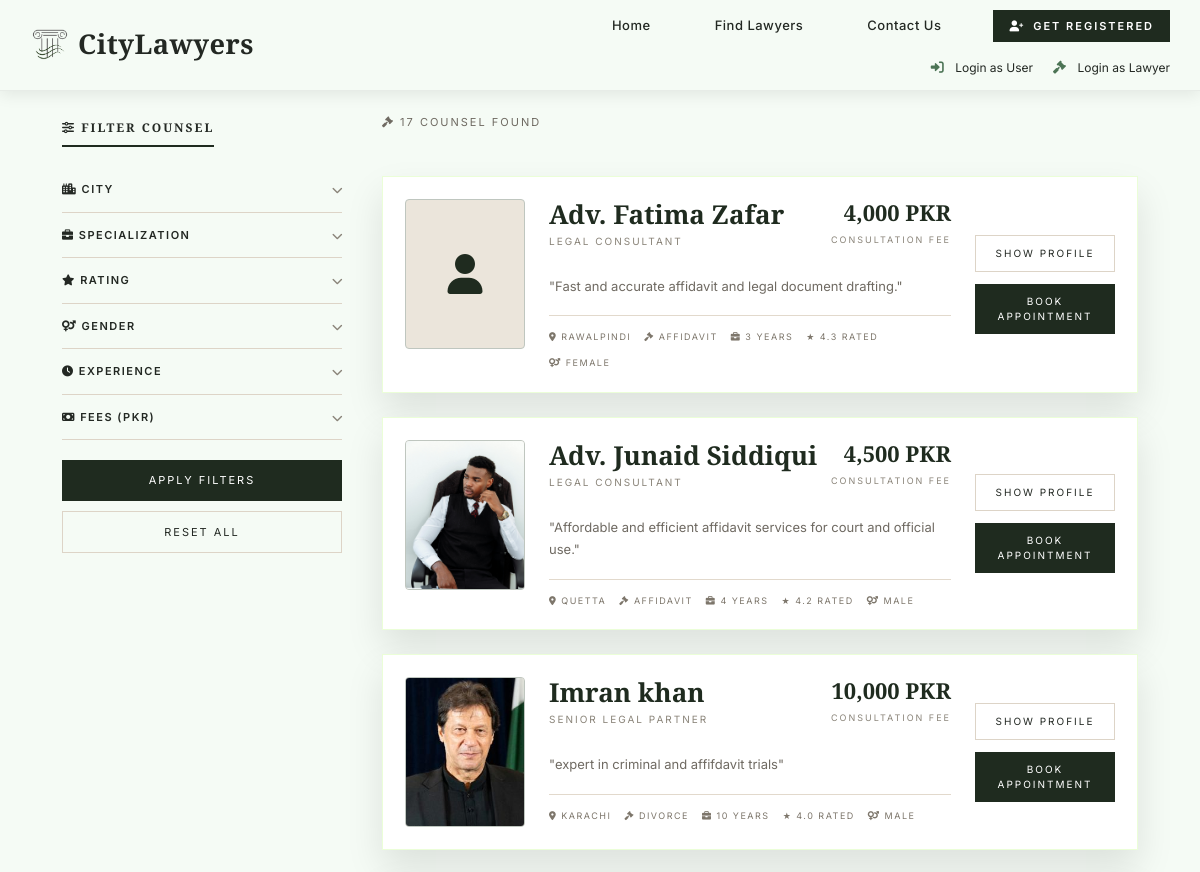
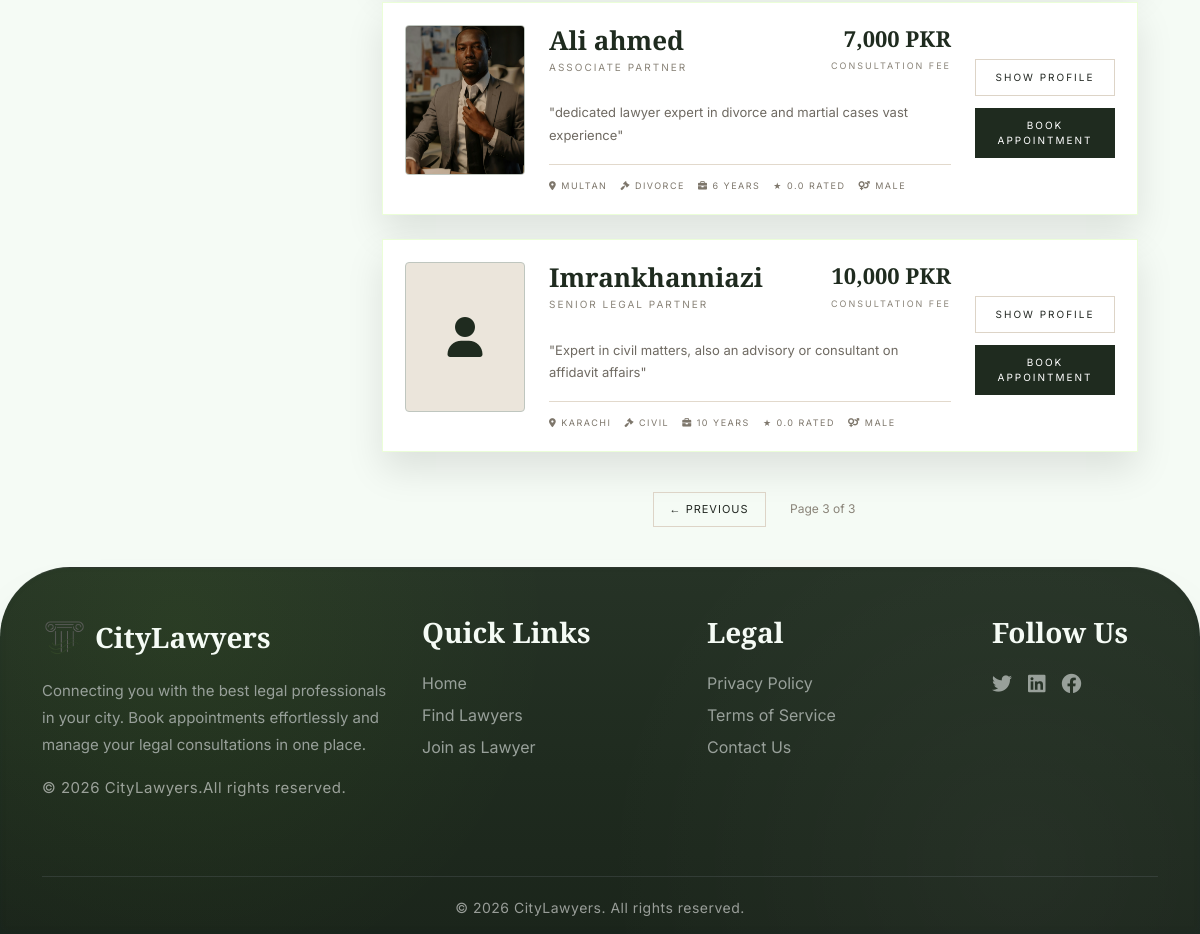
Before: /customer/search.php?page=3& with the older database file (2 pictures, top to bottom).
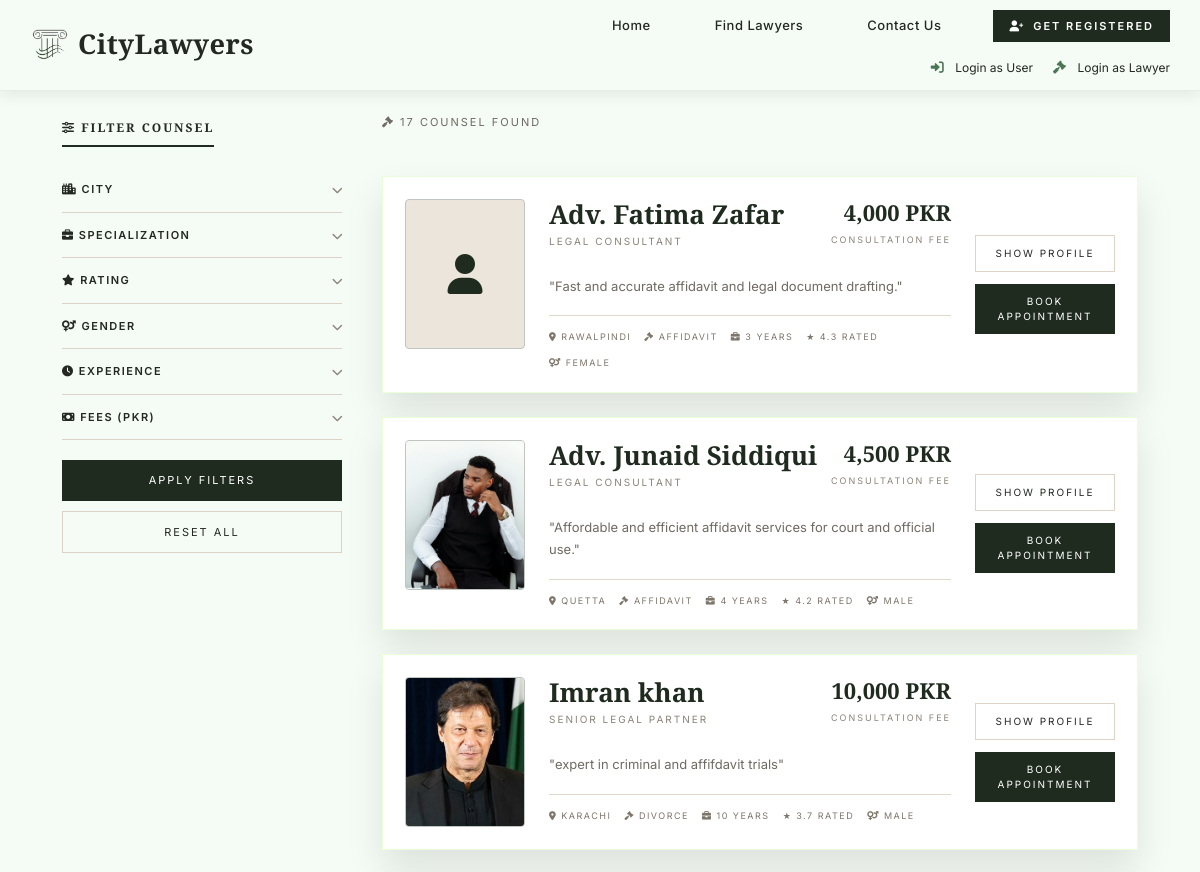
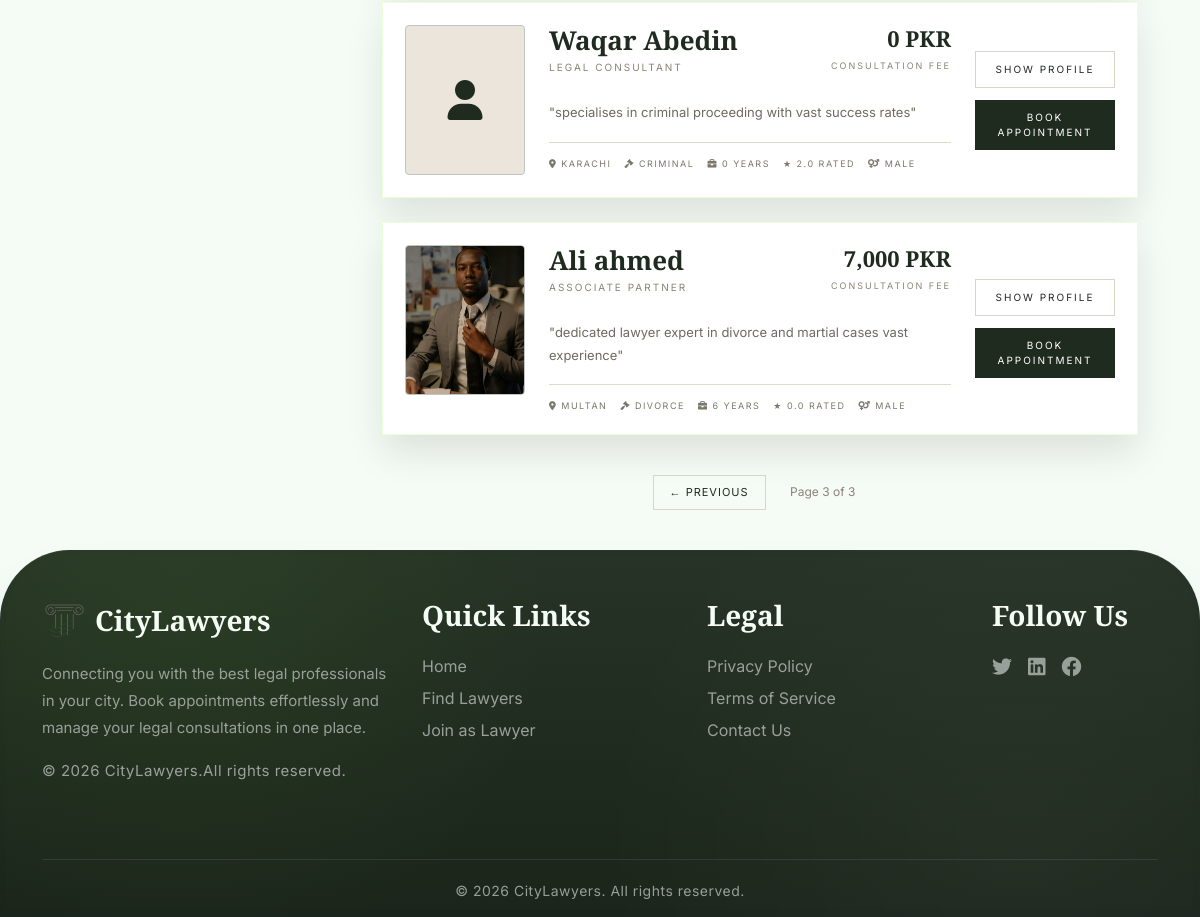
After: the same page with the newer database file (2 pictures, top to bottom).
### tables this page shows
CREATE TABLE `lawyers` (
  `id` int(11) NOT NULL,
  `name` varchar(100) NOT NULL,
  `email` varchar(100) NOT NULL,
  `password` varchar(255) NOT NULL,
  `phone` varchar(20) DEFAULT NULL,
  `address` text DEFAULT NULL,
  `city` varchar(50) DEFAULT NULL,
  `specialization` varchar(50) DEFAULT NULL,
  `gender` enum('male','female','other') DEFAULT 'male',
  `experience` int(3) DEFAULT NULL,
  `fees` decimal(10,2) DEFAULT NULL,
  `profile_pic` varchar(255) DEFAULT NULL,
  `bio` text DEFAULT NULL,
  `avg_rating` decimal(2,1) DEFAULT 0.0,
  `status` enum('pending','approved','rejected') DEFAULT 'pending',
  `created_at` timestamp NOT NULL DEFAULT current_timestamp(),
  `is_featured` tinyint(1) DEFAULT 0,
  `core_specialization` text DEFAULT NULL,
  `academic_credentials` text DEFAULT NULL
);

### customer/search.php (the view, shortened to what this page needs)
<?php
require_once '../includes/config.php';
$where = "status = 'approved'";
$page = isset($_GET['page']) ? (int)$_GET['page'] : 1;
$limit = 6;
$offset = ($page - 1) * $limit;
$countSql = "SELECT COUNT(*) as total FROM lawyers WHERE $where";
$countStmt = $conn->prepare($countSql);
$countStmt->execute();
$total_rows = $countStmt->fetch(PDO::FETCH_ASSOC)['total'];
$total_pages = ceil($total_rows / $limit);
$sql = "SELECT * FROM lawyers WHERE $where ORDER BY avg_rating DESC LIMIT $limit OFFSET $offset";
$stmt = $conn->prepare($sql);
$stmt->execute();
$lawyers = $stmt->fetchAll(PDO::FETCH_ASSOC);
include '../includes/header.php';
?>
<link rel="stylesheet" href="<?php echo BASE_URL; ?>assets/css/search.css">
<div class="search-container">
    <div class="search-sidebar">
        <div class="filter-card">
            <div class="card-header">
                <h5><i class="fas fa-sliders-h"></i> Filter Counsel</h5>
            </div>
            <div class="card-body">
                <form method="GET" action="" id="filterForm">
                    <div class="filter-section">
                        <div class="filter-header" data-filter="city">
                            <strong><i class="fas fa-city"></i> City</strong>
                            <i class="fas fa-chevron-down arrow"></i>
                        </div>
                    </div>
                    <div class="filter-section">
                        <div class="filter-header" data-filter="spec">
                            <strong><i class="fas fa-briefcase"></i> Specialization</strong>
                            <i class="fas fa-chevron-down arrow"></i>
                        </div>
                    </div>
                    <div class="filter-section">
                        <div class="filter-header" data-filter="rating">
                            <strong><i class="fas fa-star"></i> Rating</strong>
                            <i class="fas fa-chevron-down arrow"></i>
                        </div>
                    </div>
                    <div class="filter-section">
                        <div class="filter-header" data-filter="gender">
                            <strong><i class="fas fa-venus-mars"></i> Gender</strong>
                            <i class="fas fa-chevron-down arrow"></i>
                        </div>
                    </div>
                    <div class="filter-section">
                        <div class="filter-header" data-filter="exp">
                            <strong><i class="fas fa-clock"></i> Experience</strong>
                            <i class="fas fa-chevron-down arrow"></i>
                        </div>
                    </div>
                    <div class="filter-section">
                        <div class="filter-header" data-filter="fees">
                            <strong><i class="fas fa-money-bill"></i> Fees (PKR)</strong>
                            <i class="fas fa-chevron-down arrow"></i>
                        </div>
                    </div>
                    <div class="sidenav-btn">
                        <button type="submit" class="filter-btn">Apply Filters</button>
                        <a href="search.php" class="reset-btn">Reset All</a>
                    </div>
                </form>
            </div>
        </div>
    </div>
    <div class="search-results">
        <div class="results-header">
            <div class="results-count">
                <i class="fas fa-gavel"></i> <?php echo $total_rows; ?> Counsel Found
            </div>
        </div>
        <?php if (count($lawyers) > 0): ?>
            <?php foreach ($lawyers as $row): ?>
                <div class="lawyer-card">
                    <div class="lawyer-card-inner">
                        <div>
                            <div class="lawyer-img-wrapper">
                                <?php if (!empty($row['profile_pic']) && file_exists("../uploads/lawyers/" . $row['profile_pic'])): ?>
                                    <img src="<?php echo BASE_URL; ?>uploads/lawyers/<?php echo $row['profile_pic']; ?>" class="lawyer-img">
                                <?php else: ?>
                                    <div class="lawyer-img-placeholder">
                                        <i class="fas fa-user"></i>
                                    </div>
                                <?php endif; ?>
                            </div>
                        </div>
                        <div class="lawyer-content">
                            <div class="lawyer-top">
                                <div>
                                    <h3 class="lawyer-name"><?php echo htmlspecialchars($row['name']); ?></h3>
                                    <p class="lawyer-role">
                                        <?php
                                        if ($row['experience'] >= 10) {
                                            echo "SENIOR LEGAL PARTNER";
                                        } elseif ($row['experience'] >= 5) {
                                            echo "ASSOCIATE PARTNER";
                                        } else {
                                            echo "LEGAL CONSULTANT";
                                        }
                                        ?>
                                    </p>
                                </div>
                                <div class="lawyer-fee">
                                    <h5><?php echo number_format($row['fees']); ?> PKR</h5>
                                    <span>Consultation Fee</span>
                                </div>
                            </div>
                            <p class="lawyer-bio">
                                "<?php echo $row['bio'] ? htmlspecialchars(substr($row['bio'], 0, 140)) : 'Experienced legal professional dedicated to providing trusted legal counsel.'; ?>"
                            </p>
                            <div class="lawyer-meta">
                                <span><i class="fas fa-location-dot"></i> <?php echo htmlspecialchars($row['city']); ?></span>
                                <span><i class="fas fa-gavel"></i> <?php echo htmlspecialchars($row['specialization']); ?></span>
                                <span><i class="fas fa-briefcase"></i> <?php echo $row['experience']; ?> Years</span>
                                <span>★ <?php echo $row['avg_rating'] ?: 'New'; ?> Rated</span>
                                <span><i class="fas fa-venus-mars"></i> <?php echo ucfirst($row['gender']); ?></span>
                            </div>
                        </div>
                        <div class="lawyer-actions">
                            <a href="lawyer-profile.php?id=<?php echo $row['id']; ?>" class="details-btn">Show Profile</a>
                            <a href="book-appointment.php?id=<?php echo $row['id']; ?>" class="book-btn">Book appointment</a>
                        </div>
                    </div>
                </div>
            <?php endforeach; ?>
            <?php if ($total_pages > 1): ?>
            <div class="pagination-wrap">
                <?php if ($page > 1): ?>
                    <a href="?page=<?php echo $page-1; ?>&<?php echo http_build_query(array_diff_key($_GET, ['page' => 0])); ?>" class="page-link">← Previous</a>
                <?php endif; ?>
                <span class="mx-3" style="font-size: 12px; color: #8a8479;">Page <?php echo $page; ?> of <?php echo $total_pages; ?></span>
            </div>
            <?php endif; ?>
        <?php else: ?>
            <p class="text-muted text-center" style="padding: 60px 0;">No lawyers found matching your criteria.</p>
        <?php endif; ?>
    </div>
</div>
<?php include '../includes/footer.php'; ?>

### includes/header.php (shortened to what this page needs)
<!DOCTYPE html>
<html lang="en">
<head>
    <link href="https://cdn.jsdelivr.net/npm/bootstrap@5.3.0-alpha1/dist/css/bootstrap.min.css" rel="stylesheet">
    <link rel="stylesheet" href="https://cdnjs.cloudflare.com/ajax/libs/font-awesome/6.0.0/css/all.min.css">
    <link rel="stylesheet" href="<?php echo BASE_URL; ?>assets/css/global.css">
    <link rel="stylesheet" href="<?php echo BASE_URL; ?>assets/css/forms.css">
    <?php if (isset($footer_css) && $footer_css === 'dashboard'): ?>
        <link rel="stylesheet" href="<?php echo BASE_URL; ?>assets/css/dashboard-footer.css">
    <?php else: ?>
        <link rel="stylesheet" href="<?php echo BASE_URL; ?>assets/css/footer.css">
    <?php endif; ?>
</head>
<body>
<?php
$user_type      = null;
?>
<div class="top-navbar">
    <nav class="navbar navbar-expand-lg py-2">
        <div class="container-fluid navbar-container">
            <a class="navbar-brand luxury-logo d-flex align-items-center" href="<?php echo BASE_URL; ?>">
                <img src="<?php echo BASE_URL; ?>assets/images/citylawyers_logo.png" alt="Logo" class="site-logo">
                <div class="logo-text-wrapper">
                    <span class="logo-title"><?php echo SITE_NAME; ?></span>
                </div>
            </a>
            <?php if (!$user_type): ?>
                <div class="d-none d-lg-flex flex-column align-items-end">
                    <ul class="navbar-nav">
                        <li class="nav-item">
                            <a class="nav-link right-to-left" href="<?php echo BASE_URL; ?>">Home</a>
                        </li>
                        <li class="nav-item">
                            <a class="nav-link right-to-left" href="<?php echo BASE_URL; ?>customer/search.php">Find Lawyers</a>
                        </li>
                        <li class="nav-item">
                            <a class="nav-link right-to-left" href="<?php echo BASE_URL; ?>contact.php">Contact Us</a>
                        </li>
                        <li class="nav-item">
                            <a class="nav-link btn btn-success text-white px-3 rounded-0" href="<?php echo BASE_URL; ?>register.php">
                                <i class="fas fa-user-plus me-2"></i> Get Registered
                            </a>
                        </li>
                    </ul>
                    <div class="guest-row">
                        <a class="nav-link" href="<?php echo BASE_URL; ?>customer/login.php">
                            <i class="fas fa-sign-in-alt"></i> Login as User
                        </a>
                        <a class="nav-link" href="<?php echo BASE_URL; ?>lawyer/login.php">
                            <i class="fas fa-gavel"></i> Login as Lawyer
                        </a>
                    </div>
                </div>
            <?php endif; ?>
        </div>
    </nav>
</div>
<main>
<?php if (isset($page_layout) && $page_layout === 'fluid'): ?>
    <div class="container-fluid p-0">
<?php else: ?>
    <div class="container">
<?php endif; ?>

### includes/footer.php (shortened to what this page needs)
    </div>
</main>
<footer class="site-footer pt-5 pb-3">
    <div class="container">
        <div class="row">
            <div class="col-md-4 mb-4 ">
                <div class="d-flex align-items-center gap-2 mb-3">
        <img src="<?php echo BASE_URL; ?>assets/images/citylawyers_logo.png" alt="Logo" style="width: 45px; height: 45px; object-fit: contain;">
        <h5 class="mb-0" style="font-family: 'Cormorant Garamond', serif;"><?php echo SITE_NAME; ?></h5>
    </div>
                <p >Connecting you with the best legal professionals in your city. Book appointments effortlessly and manage your legal consultations in one place.</p>
                <p class=" small">&copy; <?php echo date('Y'); ?> <?php echo SITE_NAME; ?>.All rights reserved.</p>
            </div>
            <div class="col-md-3 mb-4">
                <h5>Quick Links</h5>
                <ul class="list-unstyled">
                    <li class="mb-2"><a href="<?php echo BASE_URL; ?>" >Home</a></li>
                    <li class="mb-2"><a href="<?php echo BASE_URL; ?>customer/search.php" >Find Lawyers</a></li>
                    <li class="mb-2"><a href="<?php echo BASE_URL; ?>register.php?type=lawyer" >Join as Lawyer</a></li>
                </ul>
            </div>
            <div class="col-md-3 mb-4">
                <h5>Legal</h5>
                <ul class="list-unstyled">
                    <li class="mb-2"><a href="<?php echo BASE_URL; ?>about.php?tab=privacy" >Privacy Policy</a></li>
                    <li class="mb-2"><a href="<?php echo BASE_URL; ?>about.php?tab=terms" >Terms of Service</a></li>
                    <li class="mb-2"><a href="<?php echo BASE_URL; ?>about.php?tab=contact" >Contact Us</a></li>
                </ul>
            </div>
            <div class="col-md-2 mb-4">
                <h5>Follow Us</h5>
                <div class="d-flex gap-3">
                    <a href="#" ><i class="fab fa-twitter fa-lg"></i></a>
                    <a href="#" ><i class="fab fa-linkedin fa-lg"></i></a>
                    <a href="#" ><i class="fab fa-facebook fa-lg"></i></a>
                </div>
            </div>
        </div>
        <hr class="bg-secondary">
        <div class="text-center small">
           &copy; <?php echo date('Y'); ?> <?php echo SITE_NAME; ?>. All rights reserved.
       </div>
    </div>
</footer>
</body>
</html>

### assets/css/footer.css (style rules this page uses)
.site-footer { position: relative; overflow: hidden; background: linear-gradient(180deg, #263326 0%, var(--primary-color) 55%, #1B251B 100%); color: var(--secondary-color); padding: 80px 0 30px; border-top: 1px solid rgba(255,255,255,.08); border-radius: 70px 70px 0 0; box-shadow: var(--shadow-lg); z-index:20; }
.site-footer::before { content: ""; position: absolute; inset: 0; background: radial-gradient(circle at 15% 15%, rgba(142,247,43,.06), transparent 35%), radial-gradient(circle at 85% 80%, rgba(255,255,255,.04), transparent 40%); pointer-events: none; }
.site-footer .container { position: relative; z-index: 2; }
.site-footer h5 { font-family: 'Cormorant Garamond', serif; font-size: 28px; color: var(--secondary-color); margin-bottom: 22px; }
.site-footer p { color: var(--text-muted); font-size: 15px; line-height: 1.8; }
.site-footer ul { margin: 0; padding: 0; list-style: none; }
.site-footer ul li { margin-bottom: 14px; }
.site-footer a { position: relative; display: inline-block; color: var(--text-muted); text-decoration: none; transition: color .35s, transform .35s; }
.site-footer a::after { content: ""; position: absolute; left: 0; bottom: -4px; width: 0; height: 1px; background: var(--accent-color); transition: width .35s ease; }
.site-footer .fab { font-size: 20px; transition: transform .35s, color .35s; }
.site-footer hr { border: none; height: 1px; margin: 35px 0 20px; background: rgba(255,255,255,.08); }
.site-footer .small { color: rgba(255,255,255,.55); letter-spacing: .5px; }

Changed rows visible on the page:
removed lawyers: name "Imrankhanniazi", shows "SENIOR LEGAL PARTNER", fees "10,000", bio "Expert in civil matters, also an advisory or consultant on affidavit affairs", city "KARACHI", specialization "CIVIL", experience "10", avg_rating "0.0", gender "MALE"
changed lawyers "Imran khan": avg_rating "4.0" → "3.7"
added lawyers: profile_pic "men.jpg" (drawn), name "Waqar Abedin", shows "LEGAL CONSULTANT", fees "0", bio "specialises in criminal proceeding with vast success rates", city "KARACHI", specialization "CRIMINAL", experience "0", avg_rating "2.0", gender "MALE"
